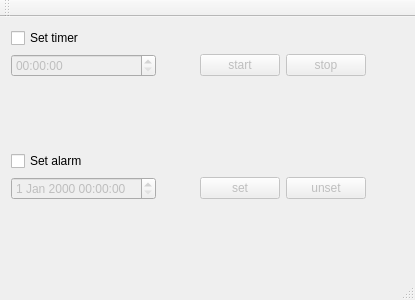
<?xml version="1.0" encoding="UTF-8"?>
<ui version="4.0">
 <class>MainWindow</class>
 <widget class="QMainWindow" name="MainWindow">
  <property name="geometry">
   <rect>
    <x>0</x>
    <y>0</y>
    <width>415</width>
    <height>300</height>
   </rect>
  </property>
  <property name="windowTitle">
   <string>MainWindow</string>
  </property>
  <widget class="QWidget" name="centralWidget">
   <layout class="QGridLayout" name="gridLayout">
    <item row="1" column="4">
     <widget class="QPushButton" name="stopButton">
      <property name="enabled">
       <bool>false</bool>
      </property>
      <property name="baseSize">
       <size>
        <width>0</width>
        <height>11</height>
       </size>
      </property>
      <property name="text">
       <string>stop</string>
      </property>
     </widget>
    </item>
    <item row="7" column="1">
     <spacer name="verticalSpacer_2">
      <property name="orientation">
       <enum>Qt::Vertical</enum>
      </property>
      <property name="sizeHint" stdset="0">
       <size>
        <width>20</width>
        <height>40</height>
       </size>
      </property>
     </spacer>
    </item>
    <item row="1" column="1">
     <widget class="QTimeEdit" name="timeEdit">
      <property name="enabled">
       <bool>false</bool>
      </property>
      <property name="baseSize">
       <size>
        <width>0</width>
        <height>0</height>
       </size>
      </property>
      <property name="toolTip">
       <string>Countdown timer, hours, minutes, seconds</string>
      </property>
      <property name="whatsThis">
       <string/>
      </property>
      <property name="styleSheet">
       <string notr="true">font: 20pt &quot;WenQuanYi Micro Hei Mono&quot;;</string>
      </property>
      <property name="displayFormat">
       <string>HH:mm:ss</string>
      </property>
     </widget>
    </item>
    <item row="4" column="1">
     <spacer name="verticalSpacer">
      <property name="orientation">
       <enum>Qt::Vertical</enum>
      </property>
      <property name="sizeHint" stdset="0">
       <size>
        <width>20</width>
        <height>40</height>
       </size>
      </property>
     </spacer>
    </item>
    <item row="1" column="5">
     <spacer name="horizontalSpacer">
      <property name="orientation">
       <enum>Qt::Horizontal</enum>
      </property>
      <property name="sizeHint" stdset="0">
       <size>
        <width>40</width>
        <height>20</height>
       </size>
      </property>
     </spacer>
    </item>
    <item row="1" column="2">
     <spacer name="horizontalSpacer_2">
      <property name="orientation">
       <enum>Qt::Horizontal</enum>
      </property>
      <property name="sizeHint" stdset="0">
       <size>
        <width>40</width>
        <height>20</height>
       </size>
      </property>
     </spacer>
    </item>
    <item row="1" column="3">
     <widget class="QPushButton" name="startButton">
      <property name="enabled">
       <bool>false</bool>
      </property>
      <property name="baseSize">
       <size>
        <width>0</width>
        <height>11</height>
       </size>
      </property>
      <property name="text">
       <string>start</string>
      </property>
     </widget>
    </item>
    <item row="6" column="1">
     <widget class="QDateTimeEdit" name="dateTimeEdit">
      <property name="enabled">
       <bool>false</bool>
      </property>
     </widget>
    </item>
    <item row="5" column="1">
     <widget class="QCheckBox" name="checkBox_Alarm">
      <property name="text">
       <string>Set alarm</string>
      </property>
     </widget>
    </item>
    <item row="6" column="4">
     <widget class="QPushButton" name="unsetButton">
      <property name="enabled">
       <bool>false</bool>
      </property>
      <property name="baseSize">
       <size>
        <width>0</width>
        <height>11</height>
       </size>
      </property>
      <property name="text">
       <string>unset</string>
      </property>
     </widget>
    </item>
    <item row="6" column="3">
     <widget class="QPushButton" name="setButton">
      <property name="enabled">
       <bool>false</bool>
      </property>
      <property name="baseSize">
       <size>
        <width>0</width>
        <height>11</height>
       </size>
      </property>
      <property name="text">
       <string>set</string>
      </property>
     </widget>
    </item>
    <item row="0" column="1">
     <widget class="QCheckBox" name="checkBox_Timer">
      <property name="text">
       <string>Set timer</string>
      </property>
     </widget>
    </item>
   </layout>
  </widget>
  <widget class="QMenuBar" name="menuBar">
   <property name="geometry">
    <rect>
     <x>0</x>
     <y>0</y>
     <width>415</width>
     <height>25</height>
    </rect>
   </property>
  </widget>
  <widget class="QToolBar" name="mainToolBar">
   <attribute name="toolBarArea">
    <enum>TopToolBarArea</enum>
   </attribute>
   <attribute name="toolBarBreak">
    <bool>false</bool>
   </attribute>
  </widget>
  <widget class="QStatusBar" name="statusBar"/>
 </widget>
 <layoutdefault spacing="6" margin="11"/>
 <resources/>
 <connections/>
</ui>
